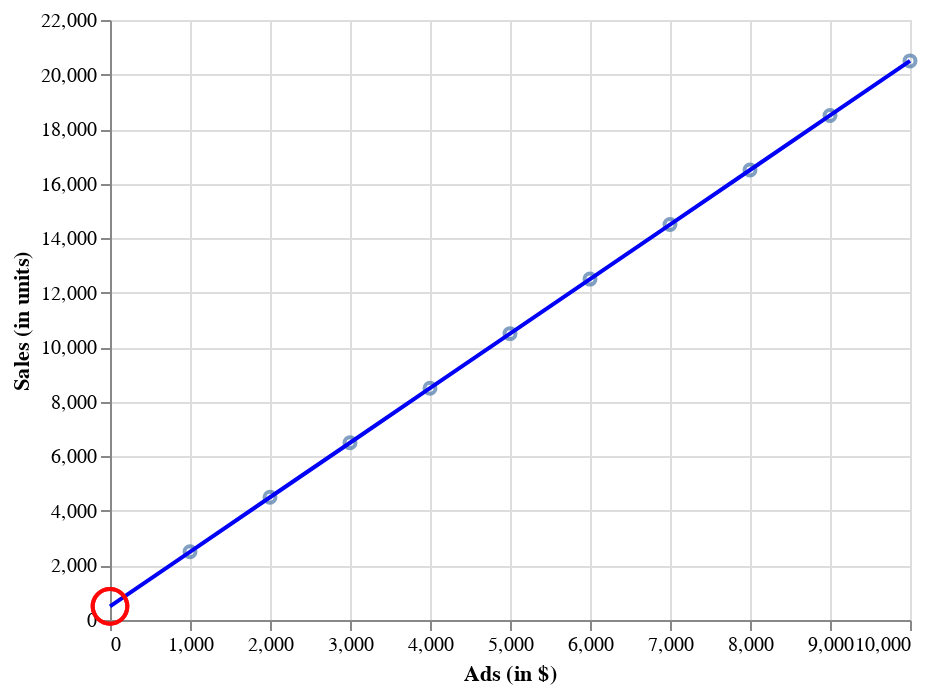

The notebook cell this image was saved under:
### Code cell
chart_new = alt.Chart(df).mark_point().encode(
   x=alt.X('ads', axis=alt.Axis(title='Ads (in $)')),
   y=alt.Y('sales', axis=alt.Axis(title="Sales (in units)"))
)

line_new = alt.Chart(df).mark_line().encode(
         alt.X('ads', axis=alt.Axis(title='Ads (in $)')),
         alt.Y('sales_prediction', axis=alt.Axis(title="Sales (in units)")),
         color=alt.value("#0001F5"))

callout_new = alt.Chart(df.loc[10:'sales_prediction']).mark_point(
    color='red', 
    size=300, 
    tooltip="Ads = 0, Sales prediction = 500"
).encode(
    x='ads',
    y='sales_prediction'
)

chart_new + line_new + callout_new

### Figure 1 — Vega-Lite specification as saved in the notebook (floating-point values rounded to 4 significant figures)
{"config": {"view": {"continuousWidth": 400, "continuousHeight": 300}}, "layer": [{"mark": "point", "encoding": {"x": {"axis": {"title": "Ads (in $)"}, "field": "ads", "type": "quantitative"}, "y": {"axis": {"title": "Sales (in units)"}, "field": "sales", "type": "quantitative"}}}, {"mark": "line", "encoding": {"color": {"value": "#0001F5"}, "x": {"axis": {"title": "Ads (in $)"}, "field": "ads", "type": "quantitative"}, "y": {"axis": {"title": "Sales (in units)"}, "field": "sales_prediction", "type": "quantitative"}}}, {"data": {"name": "data-bca1390a218c916cd5118960b4ca58a7"}, "mark": {"type": "point", "color": "red", "size": 300, "tooltip": "Ads = 0, Sales prediction = 500"}, "encoding": {"x": {"field": "ads", "type": "quantitative"}, "y": {"field": "sales_prediction", "type": "quantitative"}}}], "data": {"name": "data-a53c432864cc084d6483e6df575fd4c5"}, "$schema": "https://vega.github.io/schema/vega-lite/v4.17.0.json", "datasets": {"data-a53c432864cc084d6483e6df575fd4c5": [{"sales": 2500, "ads": 1000, "sales_prediction": 2500}, {"sales": 4500, "ads": 2000, "sales_prediction": 4500}, {"sales": 6500, "ads": 3000, "sales_prediction": 6500}, {"sales": 8500, "ads": 4000, "sales_prediction": 8500}, {"sales": 10500, "ads": 5000, "sales_prediction": 10500}, {"sales": 12500, "ads": 6000, "sales_prediction": 12500}, {"sales": 14500, "ads": 7000, "sales_prediction": 14500}, {"sales": 16500, "ads": 8000, "sales_prediction": 16500}, {"sales": 18500, "ads": 9000, "sales_prediction": 18500}, {"sales": 20500, "ads": 10000, "sales_prediction": 20500}, {"sales": null, "ads": 0, "sales_prediction": 500}, {"sales": null, "ads": 0, "sales_prediction": 500}, {"sales": null, "ads": 0, "sales_prediction": 500}], "data-bca1390a218c916cd5118960b4ca58a7": [{"sales": null, "ads": 0, "sales_prediction": 500}, {"sales": null, "ads": 0, "sales_prediction": 500}, {"sales": null, "ads": 0, "sales_prediction": 500}]}}
